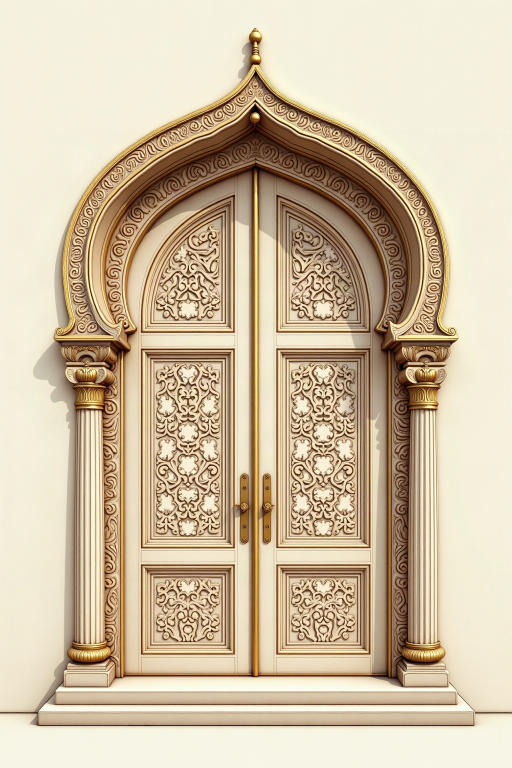
#> input picture assets/generated/royal_palace_door.jpg, 1024 x 1536 px, found by its file name (shown at 1/2 size)
$ python find_coords.py
#> lines starting #> are read from the running program, lines starting #| are printed output that depends on the picture
#!/usr/bin/env python3
import numpy as np
from PIL import Image

im = Image.open("assets/generated/royal_palace_door.jpg").convert("RGB")
#> im is the input picture: PIL image 1024x1536 RGB; mean R, G, B 207.5, 190.5, 163.5
arr = np.array(im)
W, H = im.size
#> W = 1024; H = 1536

# Let's find the center seam:
# The gold bead runs right down the center between the two doors.
# Around x in [500, 525], y from 500 to 1200.
mid_slice = arr[600:1100, 490:535]
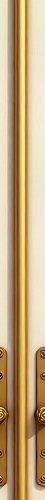
#> mid_slice: shape (500, 45, 3); mean R, G, B 194.6, 167.7, 125
# Gold has high R and G, lower B
gold_score = (mid_slice[:, :, 0].astype(int) + mid_slice[:, :, 1].astype(int)) - 2 * mid_slice[:, :, 2].astype(int)
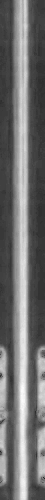
#> gold_score: shape (500, 45) int64; min 36, max 253, mean 112.3
avg_x = np.mean(gold_score, axis=0)
#> avg_x = 45 values, max 215.6 at index 24, min 64.13 at index 10, mean 112.3
best_x = 490 + np.argmax(avg_x)
#> best_x = 514
print(f"Detected Center Gold Seam X = {best_x}")
#| Detected Center Gold Seam X = 514

# Let's find bottom threshold line:
# Look down column best_x from y=1250 to 1450
step_diff = np.diff(np.mean(arr[1300:1400, best_x-20:best_x+20, :], axis=1), axis=0)
#> step_diff = 99 rows, first 8: [0.1, -0.125, -0.1], [0.3, 0.175, 0], [-0.075, -0.425, -0.35], [-0.3, -0.05, -0.325], [0.05, -0.1, -0.1], [0.35, -0.025, -0.2], [-0.125, -0.15, -0.15], [-0.35, -0.325, -0.45]
bottom_y = 1300 + np.argmax(np.abs(np.diff(step_diff[:, 0])))
#> bottom_y = 1384
print(f"Estimated bottom threshold Y around 1350")

$ run again, with assets/generated/door_courtyard.jpg copied over assets/generated/royal_palace_door.jpg
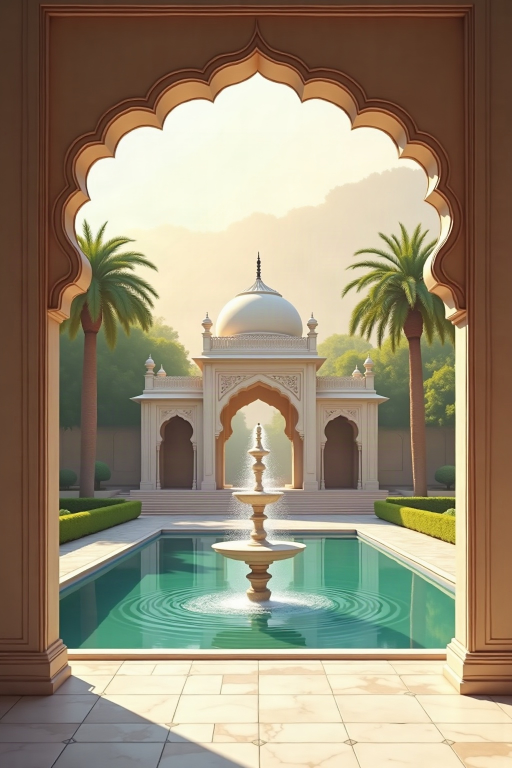
#> input picture assets/generated/door_courtyard.jpg, 1024 x 1536 px, found by its file name (shown at 1/2 size)
#> im is the input picture: PIL image 1024x1536 RGB; mean R, G, B 151, 139, 115.8
#> `mid_slice = arr[600:1100, 490:535]`:
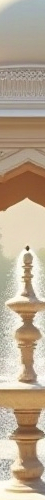
#> mid_slice: shape (500, 45, 3); mean R, G, B 185.1, 167.9, 146
#> `gold_score = (mid_slice[:, :, 0].astype(int) + mid_slice[:, :, 1].asty..`:
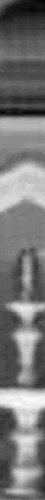
#> gold_score: shape (500, 45) int64; min -29, max 163, mean 61; drawn with min black and max white
#> avg_x = 45 values, max 79.4 at index 27, min 49.23 at index 44, mean 61
#> best_x = 517
#| Detected Center Gold Seam X = 517
#> step_diff = 99 rows, first 8: [1.73, -2.12, -0.15], [0.825, -0.125, 2.22], [-0.275, -0.25, -0.225], [-0.125, -0.075, -2.75], [1.25, -2.57, -3.68], [-4.25, -10.25, -12], [-8.65, -16.12, -19.45], [-59.72, -69.38, -72.03]
#> bottom_y = 1308

$ run again, with assets/generated/intro3_plate.jpg copied over assets/generated/royal_palace_door.jpg
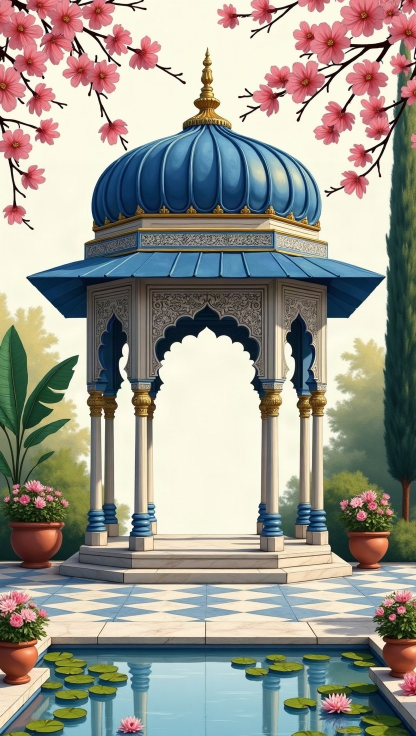
#> input picture assets/generated/intro3_plate.jpg, 832 x 1472 px, found by its file name (shown at 1/2 size)
#> im is the input picture: PIL image 832x1472 RGB; mean R, G, B 154.7, 152.9, 143.4
#> `mid_slice = arr[600:1100, 490:535]`:
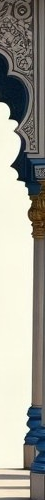
#> mid_slice: shape (500, 45, 3); mean R, G, B 160.4, 159.1, 149.5
#> `gold_score = (mid_slice[:, :, 0].astype(int) + mid_slice[:, :, 1].asty..`:
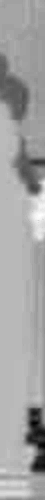
#> gold_score: shape (500, 45) int64; min -135, max 108, mean 20.6; drawn with min black and max white
#> avg_x = 45 values, max 31.81 at index 7, min 5.16 at index 36, mean 20.64
#> best_x = 497
#| Detected Center Gold Seam X = 497
#> step_diff = 99 rows, first 8: [-0.675, 1.4, 1.28], [-2.42, -0.075, -1.15], [14, 15, 14.45], [2.77, 4.88, 2.58], [0.6, 0.925, -0.1], [8.78, 8.1, 6.18], [-0.525, -0.725, -1.75], [5.5, 4.35, 2.85]
#> bottom_y = 1327
